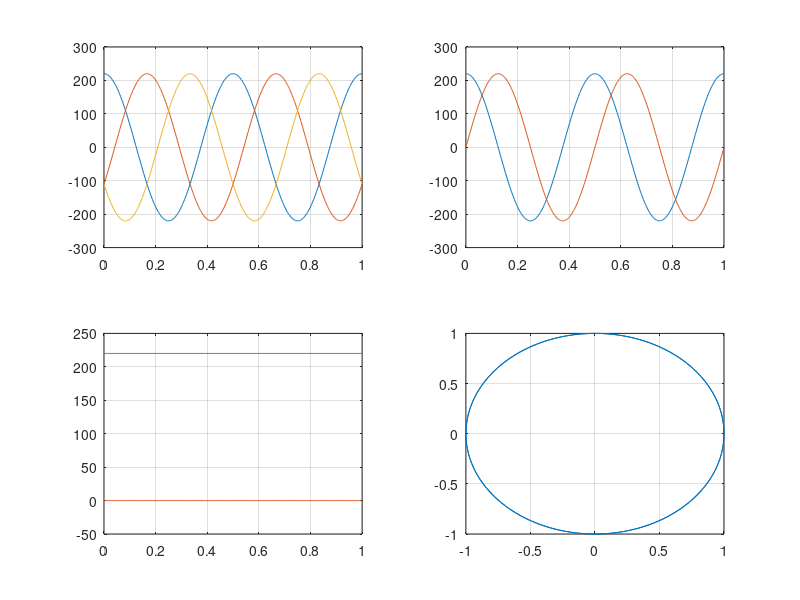

The MATLAB script that drew this image:
% obtaining three phase voltages
% transforming two phase, stationary and rotary 
fs=500;
Ts=1/fs;
t=0:Ts:1;
f=2;
w=2*pi*f;
Vm=220;
Va=Vm*cos(w*t);
Vb=Vm*cos(w*t-2*pi/3);
Vc=Vm*cos(w*t-4*pi/3);

% first alternative for abc to alpha-beta
% K=(2/3)*[1 -1/2 -1/2;0 sqrt(3)/2 -sqrt(3)/2];
Val=2/3*(Va-0.5*Vb-0.5*Vc);
Vbet=2/3*(sqrt(3)/2*Vb-sqrt(3)/2*Vc);
% second alternative for abc to alpha-beta
V=(2/3)*(Va+Vb*exp(j*2*pi/3)+Vc*exp(-j*2*pi/3)); % voltage vector
Valpha=real(V);
Vbeta=imag(V);
% alpha-beta to dq
Vd=Valpha.*cos(w*t)+Vbeta.*sin(w*t);
Vq=-Valpha.*sin(w*t)+Vbeta.*cos(w*t);


%plot
subplot(2,2,1)
plot(t,Va,t,Vb,t,Vc);
grid
subplot(2,2,2)
plot(t,Valpha,t,Vbeta);
grid
subplot(2,2,3)
plot(t,Vd,t,Vq);
grid
subplot(2,2,4)
plot(Valpha/Vm,Vbeta/Vm)
grid
